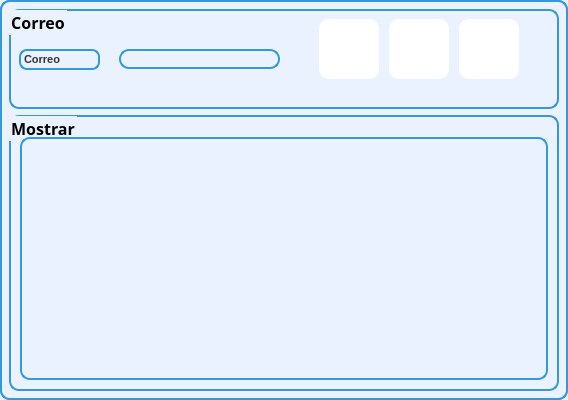
<?xml version="1.0" encoding="UTF-8"?>
<ui version="4.0">
 <class>CorreoScreen</class>
 <widget class="QMainWindow" name="CorreoScreen">
  <property name="geometry">
   <rect>
    <x>0</x>
    <y>0</y>
    <width>568</width>
    <height>400</height>
   </rect>
  </property>
  <property name="minimumSize">
   <size>
    <width>568</width>
    <height>400</height>
   </size>
  </property>
  <property name="maximumSize">
   <size>
    <width>568</width>
    <height>400</height>
   </size>
  </property>
  <property name="windowTitle">
   <string>Correo</string>
  </property>
  <property name="styleSheet">
   <string notr="true">border: 2px solid #3498db;
border-radius: 10px;

background-color: #eaf2ff;</string>
  </property>
  <widget class="QWidget" name="centralwidget">
   <layout class="QVBoxLayout" name="verticalLayout">
    <item>
     <widget class="QGroupBox" name="groupBox">
      <property name="minimumSize">
       <size>
        <width>550</width>
        <height>100</height>
       </size>
      </property>
      <property name="maximumSize">
       <size>
        <width>551</width>
        <height>100</height>
       </size>
      </property>
      <property name="font">
       <font>
        <family>Arial Black</family>
        <pointsize>12</pointsize>
        <weight>75</weight>
        <bold>true</bold>
       </font>
      </property>
      <property name="styleSheet">
       <string notr="true">background-color:#eaf2ff;</string>
      </property>
      <property name="title">
       <string>Correo</string>
      </property>
      <widget class="QLabel" name="label">
       <property name="geometry">
        <rect>
         <x>10</x>
         <y>40</y>
         <width>81</width>
         <height>21</height>
        </rect>
       </property>
       <property name="styleSheet">
        <string notr="true">background-color: #eaf2ff;
border: 2px solid #3498db;
border-radius: 8px;
color: #333333;
font-size: 11px;
font-weight: bold;
text-align: center;</string>
       </property>
       <property name="text">
        <string>Correo</string>
       </property>
      </widget>
      <widget class="QLineEdit" name="line_material">
       <property name="geometry">
        <rect>
         <x>110</x>
         <y>40</y>
         <width>161</width>
         <height>20</height>
        </rect>
       </property>
      </widget>
      <widget class="QPushButton" name="btn_agregar">
       <property name="geometry">
        <rect>
         <x>310</x>
         <y>10</y>
         <width>60</width>
         <height>60</height>
        </rect>
       </property>
       <property name="minimumSize">
        <size>
         <width>55</width>
         <height>55</height>
        </size>
       </property>
       <property name="maximumSize">
        <size>
         <width>60</width>
         <height>60</height>
        </size>
       </property>
       <property name="layoutDirection">
        <enum>Qt::RightToLeft</enum>
       </property>
       <property name="styleSheet">
        <string notr="true">QPushButton{
background-color: white;
border: none;
}

QPushButton:hover{
background-color: black;
border-top-left-radius: 20px;
border-bottom-left-radius: 20px;
color: rgb(0, 0, 0);
}</string>
       </property>
       <property name="text">
        <string/>
       </property>
       <property name="icon">
        <iconset>
         <normaloff>../../../Images/Botones Interfaz/agregar.png</normaloff>../../../Images/Botones Interfaz/agregar.png</iconset>
       </property>
       <property name="iconSize">
        <size>
         <width>50</width>
         <height>50</height>
        </size>
       </property>
      </widget>
      <widget class="QPushButton" name="btn_editar">
       <property name="geometry">
        <rect>
         <x>380</x>
         <y>10</y>
         <width>60</width>
         <height>60</height>
        </rect>
       </property>
       <property name="minimumSize">
        <size>
         <width>55</width>
         <height>55</height>
        </size>
       </property>
       <property name="maximumSize">
        <size>
         <width>60</width>
         <height>60</height>
        </size>
       </property>
       <property name="layoutDirection">
        <enum>Qt::RightToLeft</enum>
       </property>
       <property name="styleSheet">
        <string notr="true">QPushButton{
background-color: white;
border: none;
}

QPushButton:hover{
background-color: black;
border-top-left-radius: 20px;
border-bottom-left-radius: 20px;
color: rgb(0, 0, 0);
}</string>
       </property>
       <property name="text">
        <string/>
       </property>
       <property name="icon">
        <iconset>
         <normaloff>../../../Images/Botones Interfaz/editar.png</normaloff>../../../Images/Botones Interfaz/editar.png</iconset>
       </property>
       <property name="iconSize">
        <size>
         <width>50</width>
         <height>50</height>
        </size>
       </property>
      </widget>
      <widget class="QPushButton" name="btn_borrar">
       <property name="geometry">
        <rect>
         <x>450</x>
         <y>10</y>
         <width>60</width>
         <height>60</height>
        </rect>
       </property>
       <property name="minimumSize">
        <size>
         <width>55</width>
         <height>55</height>
        </size>
       </property>
       <property name="maximumSize">
        <size>
         <width>60</width>
         <height>60</height>
        </size>
       </property>
       <property name="layoutDirection">
        <enum>Qt::RightToLeft</enum>
       </property>
       <property name="styleSheet">
        <string notr="true">QPushButton{
background-color: white;
border: none;
}

QPushButton:hover{
background-color: black;
border-top-left-radius: 20px;
border-bottom-left-radius: 20px;
color: rgb(0, 0, 0);
}</string>
       </property>
       <property name="text">
        <string/>
       </property>
       <property name="icon">
        <iconset>
         <normaloff>../../../Images/Botones Interfaz/borrar.png</normaloff>../../../Images/Botones Interfaz/borrar.png</iconset>
       </property>
       <property name="iconSize">
        <size>
         <width>50</width>
         <height>50</height>
        </size>
       </property>
      </widget>
     </widget>
    </item>
    <item>
     <widget class="QGroupBox" name="groupBox_2">
      <property name="font">
       <font>
        <family>Arial Black</family>
        <pointsize>12</pointsize>
        <weight>75</weight>
        <bold>true</bold>
       </font>
      </property>
      <property name="styleSheet">
       <string notr="true">background-color: #eaf2ff;
padding: 12px;
</string>
      </property>
      <property name="title">
       <string>Mostrar</string>
      </property>
      <layout class="QHBoxLayout" name="horizontalLayout">
       <property name="topMargin">
        <number>20</number>
       </property>
       <item>
        <widget class="QTableWidget" name="table_correo"/>
       </item>
      </layout>
     </widget>
    </item>
   </layout>
  </widget>
 </widget>
 <resources/>
 <connections/>
</ui>
